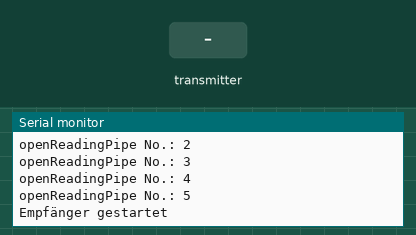
Simulated run of this sketch. Board: Arduino Uno, built with avr-gcc and run on an emulated ATmega328P. On the bench: the last lines printed to the serial monitor. The test bench sets the inputs (shaded band). No radio packets arrive unless stated.

Above: at 1.2 s.
1.3 s: the transmitter starts sending msg_id = 0
At 1.9 s:
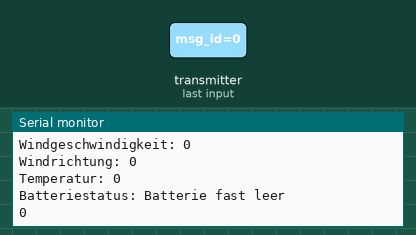
2.8 s: the transmitter starts sending WindSpeed = 1023
5.8 s: the transmitter starts sending WindDir = 0
8.8 s: the transmitter starts sending Temp = 0
11.8 s: the transmitter starts sending BatStat = 1
At 12.9 s:
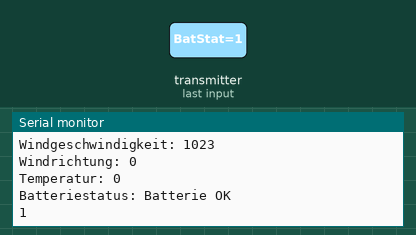
13.3 s: the transmitter starts sending WindSpeed = 256
Timing chart, 0 to 16.3 s (numbered marks = the images above; inputs shaded):
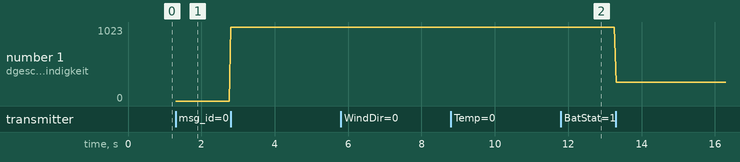

The sketch:

Windmesser_Uno.ino
```cpp
#include <SPI.h>
#include <RF24.h>
#include "structs.h"

RF24 radio(6,7);

//byte ClientNummer = 1;
int RadioChannel = 1;
int AutoAck = 0;
static const uint64_t pipes[6] = {0xF0F0F0F0E1LL, 0xF0F0F0F0D2LL, 0xF0F0F0F0C3LL, 0xF0F0F0F0B4LL, 0xF0F0F0F0A5LL, 0xF0F0F0F096LL};
bool radioErfolg = false;

uint8_t ClientNummer;
message msg;

/*int WindSpeed; //in m/s
int WindDir; //In Deg
float Temp; // in Grad Celsius
bool StatBat;// 1 = Akku voll; 0 = Akku leer
*/
void setup() {
  // put your setup code here, to run once:
	Serial.begin(115200);

	Serial.print("Empfänger wird gestartet...");
	if (!radio.begin())
	{
		delay(20);
		Serial.println("  FAIL");
	}
	else
	{
		delay(20);
		Serial.println("  ERFOLG");
		radioErfolg = true;

		radio.setChannel(RadioChannel);
		Serial.print("Channel: "); Serial.println(RadioChannel);

		radio.setAutoAck(AutoAck);
		Serial.print("AutoAck: "); Serial.println(AutoAck);

		radio.setPALevel(RF24_PA_HIGH);

		radio.openReadingPipe(0, pipes[0]);
		Serial.println("openReadingPipe No.: 0");

		radio.openReadingPipe(1, pipes[1]);
		Serial.println("openReadingPipe No.: 1");

		radio.openReadingPipe(2, pipes[2]);
		Serial.println("openReadingPipe No.: 2");

		radio.openReadingPipe(3, pipes[3]);
		Serial.println("openReadingPipe No.: 3");

		radio.openReadingPipe(4, pipes[4]);
		Serial.println("openReadingPipe No.: 4");

		radio.openReadingPipe(5, pipes[5]);
		Serial.println("openReadingPipe No.: 5");

		radio.startListening();
		delay(20);
		Serial.println("Empfänger gestartet");
	}
}

void loop() {
	if (radioErfolg)
		if (radio.available(&ClientNummer))
		{
			radio.read(&msg, sizeof(msg));
			Serial.println();

			Serial.print("Neue Nachricht:");
			Serial.println(msg.msg_id);

			Serial.print(F("Clien No.: "));
			Serial.println(ClientNummer+1);

			Serial.print(F("Windgeschwindigkeit: "));
			Serial.println(msg.WindSpeed);

			Serial.print(F("Windrichtung: "));
			Serial.println(msg.WindDir);

			Serial.print(F("Temperatur: "));
			Serial.println(msg.Temp);

			Serial.print(F("Batteriestatus: "));
			if (msg.BatStat)
			{
				Serial.println(F("Batterie OK"));
				Serial.println(msg.BatStat);
			}
			else
			{
				Serial.println(F("Batterie fast leer"));
				Serial.println(msg.BatStat);
			}
		}

}
```

structs.h
```cpp
struct message
{
	int msg_id;
	int WindSpeed;
	int WindDir;
	int Temp;
	bool BatStat;
	char status; //s = status, u = Daten update
};
```

Measured:
- after the input at 1.3 s, the serial monitor: prints a new line at once (image 1)
- after the input at 11.8 s, the serial monitor: prints a new line at once (image 2)
- plotted number 1: 0 → 1023 after the input at 2.8 s, 1023 → 256 after the input at 13.3 s
